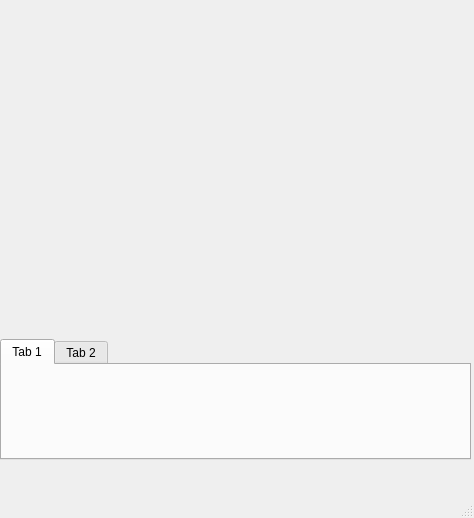
<?xml version="1.0" encoding="UTF-8"?>
<ui version="4.0">
 <class>MainWindow2</class>
 <widget class="QMainWindow" name="MainWindow2">
  <property name="geometry">
   <rect>
    <x>0</x>
    <y>0</y>
    <width>474</width>
    <height>518</height>
   </rect>
  </property>
  <property name="windowTitle">
   <string>MainWindow</string>
  </property>
  <widget class="QWidget" name="centralwidget">
   <widget class="QTabWidget" name="tabWidget">
    <property name="geometry">
     <rect>
      <x>0</x>
      <y>339</y>
      <width>471</width>
      <height>121</height>
     </rect>
    </property>
    <widget class="QWidget" name="tab">
     <attribute name="title">
      <string>Tab 1</string>
     </attribute>
    </widget>
    <widget class="QWidget" name="tab_2">
     <attribute name="title">
      <string>Tab 2</string>
     </attribute>
    </widget>
   </widget>
  </widget>
  <widget class="QMenuBar" name="menubar">
   <property name="geometry">
    <rect>
     <x>0</x>
     <y>0</y>
     <width>474</width>
     <height>25</height>
    </rect>
   </property>
  </widget>
  <widget class="QStatusBar" name="statusbar"/>
 </widget>
 <resources/>
 <connections/>
</ui>
